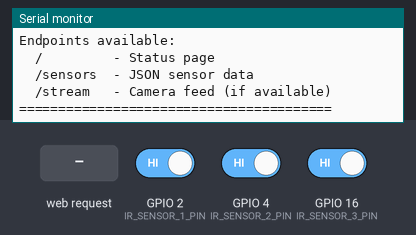
The sketch below on a simulated ESP32. Parts: the last lines printed to the serial monitor. The inputs (shaded band) are chosen by the test bench; at power-on: GPIO 2 (IR_SENSOR_1_PIN) HIGH, GPIO 4 (IR_SENSOR_2_PIN) HIGH, GPIO 16 (IR_SENSOR_3_PIN) HIGH. WiFi joins after 1.5 s; servers stay silent unless stated; the camera gives no picture.

Above: at 4.0 s.
4.1 s: HTTP request GET /stream received
At 4.8 s:
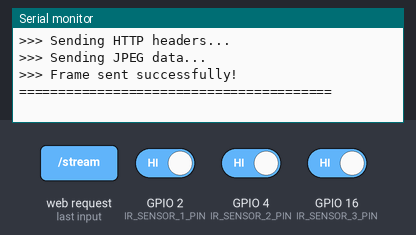
5.6 s: HTTP request GET /sensors received
At 6.8 s:
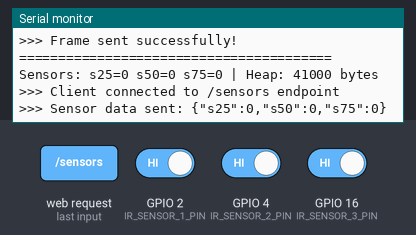
7.1 s: HTTP request GET / received
At 8.2 s:
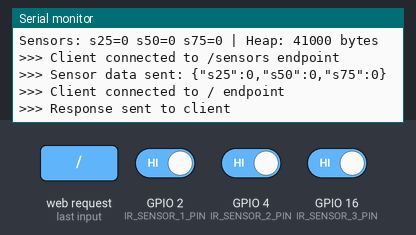
8.6 s: GPIO 2 (IR_SENSOR_1_PIN) driven LOW
At 10.4 s:
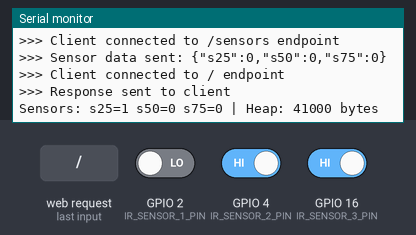

The sketch:

main.ino
```cpp
/*
 * ============================================================
 * ADAPTIVE TRAFFIC SIGNAL SYSTEM - ESP32-CAM NODE
 * ============================================================
 * Functions:
 *  - Capture camera frames (OV2640)
 *  - Read IR sensors for queue detection
 *  - Serve MJPEG stream over HTTP
 *  - Provide sensor data via REST API
 *
 * Hardware: AI-Thinker ESP32-CAM + 3x FC-51 IR Sensors
 *
 * API Endpoints:
 *  GET  /stream  - Returns JPEG frame (image/jpeg)
 *  GET  /sensors - Returns JSON: {"s25":int, "s50":int, "s75":int}
 *
 * ============================================================
 */

#include "WiFi.h"
#include "WebServer.h"
#include "esp_camera.h"
#include "config.h"
#include "camera_config.h"
#include "ir_sensors.h"

// ============================================================
// WEB SERVER
// ============================================================
WebServer server(SERVER_PORT);

// ============================================================
// CAMERA STATUS
// ============================================================
bool cameraInitialized = false;

// ============================================================
// SETUP FUNCTION
// ============================================================
void setup() {
  Serial.begin(115200);
  delay(1000);  // Wait for Serial to settle
  Serial.println();
  Serial.println("========================================");
  Serial.println("Adaptive Traffic Signal - ESP32-CAM Node");
  Serial.println("========================================");
  Serial.println("Serial monitor: Set to 115200 baud");

  // Show free heap before WiFi
  Serial.printf("Free heap before WiFi: %u bytes\n", ESP.getFreeHeap());

  // Initialize WiFi as Station
  Serial.println("Starting WiFi...");
  Serial.print("Connecting to: ");
  Serial.println(WIFI_SSID);

  WiFi.mode(WIFI_STA);
  WiFi.setSleep(false);  // Disable WiFi sleep for stability

  Serial.println("Beginning WiFi connection...");
  WiFi.begin(WIFI_SSID, WIFI_PASSWORD);

  // Connection loop with watchdog-friendly delays
  int attempts = 0;
  while (WiFi.status() != WL_CONNECTED && attempts < 40) {
    delay(100);
    yield();  // Feed watchdog
    if (attempts % 5 == 0) {
      Serial.print(".");
    }
    attempts++;
  }

  // Show connection result
  if (WiFi.status() == WL_CONNECTED) {
    Serial.println("\n========================================");
    Serial.println("WiFi connected!");
    Serial.print("IP Address: ");
    Serial.println(WiFi.localIP());
    Serial.printf("Free heap after WiFi: %u bytes\n", ESP.getFreeHeap());
  } else {
    Serial.println("\nWiFi connection FAILED!");
    Serial.println("Check: 1) Dev Board is powered on");
    Serial.println("        2) Dev Board AP 'TrafficSignal_Dev' is visible");
    Serial.println("        3) Password is correct: 12345678");
    Serial.println("Continuing anyway...");
  }

  // Initialize camera
  Serial.println("========================================");
  setupCamera();

  // Initialize IR sensors
  setupIRSensors();

  // Setup HTTP endpoints
  setupServer();

  // Start server
  server.begin();
  Serial.println("HTTP server started");
  Serial.println("========================================");
  Serial.println("SERVER READY AND LISTENING");
  Serial.printf("Access via browser: http://%s/\n", WiFi.localIP().toString().c_str());
  Serial.println("Endpoints available:");
  Serial.println("  /         - Status page");
  Serial.println("  /sensors  - JSON sensor data");
  Serial.println("  /stream   - Camera feed (if available)");
  Serial.println("========================================");
}

// ============================================================
// MAIN LOOP
// ============================================================
void loop() {
  server.handleClient();

  // Read sensors (keeps state updated)
  SensorState state = readIRSensors();

  // Print sensor state every 5 seconds (using single printf to avoid buffer issues)
  static unsigned long lastPrint = 0;
  if (millis() - lastPrint > 5000) {
    Serial.printf("Sensors: s25=%d s50=%d s75=%d | Heap: %u bytes\n",
                  state.s25, state.s50, state.s75, ESP.getFreeHeap());
    lastPrint = millis();
  }
}

// ============================================================
// HTTP ENDPOINT HANDLERS
// ============================================================

// Handler: /stream - Returns single JPEG frame
void handleStream() {
  Serial.println("========================================");
  Serial.println(">>> Client connected to /stream endpoint");

  // Check if camera is initialized
  if (!cameraInitialized) {
    Serial.println(">>> ERROR: Camera not available");
    server.send(503, "text/plain", "Camera not available");
    return;
  }

  // Capture frame from camera
  Serial.println(">>> Capturing frame...");
  camera_fb_t * fb = esp_camera_fb_get();
  if (!fb) {
    Serial.println(">>> ERROR: Camera capture failed - NULL framebuffer");
    server.send(500, "text/plain", "Camera capture failed");
    return;
  }

  Serial.printf(">>> Frame info:\n");
  Serial.printf("    - Size: %d bytes\n", fb->len);
  Serial.printf("    - Width: %d pixels\n", fb->width);
  Serial.printf("    - Height: %d pixels\n", fb->height);
  Serial.printf("    - Format: %d\n", fb->format);

  // Check if frame size is reasonable
  if (fb->len < 100) {
    Serial.println(">>> WARNING: Frame size too small, camera may not be working properly");
  }

  // Get client and send HTTP headers + body
  WiFiClient client = server.client();

  Serial.println(">>> Sending HTTP headers...");
  // Send HTTP response headers
  client.println("HTTP/1.1 200 OK");
  client.println("Content-Type: image/jpeg");
  client.println("Content-Disposition: inline; filename=capture.jpg");
  client.printf("Content-Length: %d\r\n", fb->len);
  client.println("Access-Control-Allow-Origin: *");
  client.println("Connection: close");
  client.println();

  Serial.println(">>> Sending JPEG data...");
  // Send JPEG binary data
  client.write(fb->buf, fb->len);
  client.flush();

  // Return frame buffer
  esp_camera_fb_return(fb);

  Serial.println(">>> Frame sent successfully!");
  Serial.println("========================================");
}

// Handler: /sensors - Returns JSON with sensor states
void handleSensors() {
  Serial.println(">>> Client connected to /sensors endpoint");
  String json = getSensorsJSON();
  server.sendHeader("Access-Control-Allow-Origin", "*");
  server.send(200, "application/json", json);
  Serial.println(">>> Sensor data sent: " + json);
}

// Handler: / - Root endpoint with system info
void handleRoot() {
  Serial.println(">>> Client connected to / endpoint");
  String html = "<html><head><title>ESP32-CAM Traffic Node</title>";
  html += "<style>body{font-family:Arial;margin:40px;}h1{color:#333;}";
  html += ".info{background:#f0f0f0;padding:20px;border-radius:8px;margin:20px 0;}";
  html += "a{display:inline-block;padding:10px 20px;background:#007bff;";
  html += "color:white;text-decoration:none;border-radius:5px;margin:5px;}";
  html += "a:hover{background:#0056b3;}</style></head><body>";
  html += "<h1>ESP32-CAM Traffic Node</h1>";
  html += "<div class='info'>";
  html += "<p><strong>Status:</strong> Online</p>";
  html += "<p><strong>Camera:</strong> " + String(cameraInitialized ? "Ready" : "Not Available") + "</p>";
  html += "<p><strong>IP Address:</strong> " + WiFi.localIP().toString() + "</p>";
  html += "<p><strong>Free Memory:</strong> " + String(ESP.getFreeHeap() / 1024) + " KB</p>";
  html += "</div>";
  html += "<h3>Available Endpoints:</h3>";
  html += "<a href='/stream'>/stream</a> - Live video feed<br><br>";
  html += "<a href='/sensors'>/sensors</a> - IR sensor data (JSON)";
  html += "</body></html>";
  server.send(200, "text/html", html);
  Serial.println(">>> Response sent to client");
}

// Handler: 404 Not Found
void handleNotFound() {
  server.send(404, "text/plain", "Not Found");
}

// ============================================================
// SERVER SETUP
// ============================================================
void setupServer() {
  // Register endpoints
  server.on("/stream", HTTP_GET, handleStream);
  server.on("/sensors", HTTP_GET, handleSensors);
  server.on("/", HTTP_GET, handleRoot);

  // 404 handler
  server.onNotFound(handleNotFound);

  // Enable CORS for all requests
  server.enableCORS(true);
}
```

ir_sensors.h
```cpp
#ifndef IR_SENSORS_H
#define IR_SENSORS_H

#include <Arduino.h>
#include "config.h"

// ============================================================
// IR SENSOR STATE STRUCTURE
// ============================================================
struct SensorState {
  bool s25;  // Sensor at 25% distance (near lane)
  bool s50;  // Sensor at 50% distance (mid lane)
  bool s75;  // Sensor at 75% distance (far lane)
};

SensorState currentSensorState = {0, 0, 0};
unsigned long lastSensorRead = 0;

// Forward declaration
SensorState readIRSensors();

// ============================================================
// INITIALIZE IR SENSORS
// ============================================================
void setupIRSensors() {
  pinMode(IR_SENSOR_1_PIN, INPUT_PULLUP);
  pinMode(IR_SENSOR_2_PIN, INPUT_PULLUP);
  pinMode(IR_SENSOR_3_PIN, INPUT_PULLUP);

  Serial.println("========================================");
  Serial.println("IR Sensors configured:");
  Serial.printf("  Sensor 1 (25%%): GPIO %d\n", IR_SENSOR_1_PIN);
  Serial.printf("  Sensor 2 (50%%): GPIO %d\n", IR_SENSOR_2_PIN);
  Serial.printf("  Sensor 3 (75%%): GPIO %d\n", IR_SENSOR_3_PIN);
  Serial.println("Mode: PULLUP (LOW = vehicle detected)");
  Serial.println("========================================");

  // Read initial state
  SensorState initialState = readIRSensors();
  Serial.printf("Initial sensor state: s25=%d s50=%d s75=%d\n",
                initialState.s25, initialState.s50, initialState.s75);

  if (initialState.s50 == 1) {
    Serial.println(">>> NOTE: Sensor 2 reading HIGH (vehicle detected)");
    Serial.println("    If no sensor connected, this is normal (floating pin)");
  }
}

// ============================================================
// READ IR SENSORS WITH DEBOUNCING
// ============================================================
SensorState readIRSensors() {
  SensorState state;
  unsigned long currentTime = millis();

  // Only read at specified interval
  if (currentTime - lastSensorRead < SENSOR_READ_INTERVAL_MS) {
    return currentSensorState;
  }
  lastSensorRead = currentTime;

  // FC-51 IR sensor: LOW = vehicle detected, HIGH = clear
  // Using digitalRead() with PULLUP means:
  // - LOW (0) = sensor triggered (vehicle detected)
  // - HIGH (1) = sensor clear (no vehicle)

  int raw1 = digitalRead(IR_SENSOR_1_PIN);
  int raw2 = digitalRead(IR_SENSOR_2_PIN);
  int raw3 = digitalRead(IR_SENSOR_3_PIN);

  // Invert logic: LOW from sensor = vehicle detected (1)
  state.s25 = (raw1 == LOW) ? 1 : 0;
  state.s50 = (raw2 == LOW) ? 1 : 0;
  state.s75 = (raw3 == LOW) ? 1 : 0;

  currentSensorState = state;

  return state;
}

// ============================================================
// GET SENSOR STATE AS JSON STRING
// ============================================================
String getSensorsJSON() {
  SensorState state = readIRSensors();
  // Use snprintf for better memory efficiency
  char buffer[64];
  snprintf(buffer, sizeof(buffer), "{\"s25\":%d,\"s50\":%d,\"s75\":%d}",
           state.s25 ? 1 : 0, state.s50 ? 1 : 0, state.s75 ? 1 : 0);
  return String(buffer);
}

#endif // IR_SENSORS_H
```

camera_config.h
```cpp
#ifndef CAMERA_CONFIG_H
#define CAMERA_CONFIG_H

#include "config.h"
#include "esp_camera.h"

// External flag to track camera status
extern bool cameraInitialized;

// ============================================================
// CAMERA CONFIGURATION
// ============================================================
// Configure camera settings for OV2640
void setupCamera() {
  Serial.println("Checking for camera module...");

  camera_config_t config;
  config.ledc_channel = LEDC_CHANNEL_0;
  config.ledc_timer = LEDC_TIMER_0;
  config.pin_d0 = Y2_GPIO_NUM;
  config.pin_d1 = Y3_GPIO_NUM;
  config.pin_d2 = Y4_GPIO_NUM;
  config.pin_d3 = Y5_GPIO_NUM;
  config.pin_d4 = Y6_GPIO_NUM;
  config.pin_d5 = Y7_GPIO_NUM;
  config.pin_d6 = Y8_GPIO_NUM;
  config.pin_d7 = Y9_GPIO_NUM;
  config.pin_xclk = XCLK_GPIO_NUM;
  config.pin_pclk = PCLK_GPIO_NUM;
  config.pin_vsync = VSYNC_GPIO_NUM;
  config.pin_href = HREF_GPIO_NUM;
  config.pin_sccb_sda = SIOD_GPIO_NUM;
  config.pin_sccb_scl = SIOC_GPIO_NUM;
  config.pin_pwdn = PWDN_GPIO_NUM;
  config.pin_reset = RESET_GPIO_NUM;
  config.xclk_freq_hz = 20000000;
  config.pixel_format = PIXFORMAT_JPEG;
  config.frame_size = FRAMESIZE_QVGA;
  config.jpeg_quality = 12;
  config.fb_count = 1;

  // Try to initialize camera
  Serial.println("Attempting camera initialization...");
  esp_err_t err = esp_camera_init(&config);

  if (err != ESP_OK) {
    Serial.printf("Camera not detected (error 0x%x)\n", err);
    Serial.println(">>> CAMERA MODULE NOT CONNECTED <<<");
    Serial.println("System will continue in sensor-only mode");
    Serial.println("To use camera: Connect OV2640 camera module to ESP32-CAM board");
    cameraInitialized = false;
    return;
  }

  // Camera detected - configure it
  Serial.println("Camera module detected!");
  cameraInitialized = true;

  sensor_t * s = esp_camera_sensor_get();
  if (s) {
    s->set_brightness(s, 0);
    s->set_contrast(s, 0);
    s->set_saturation(s, 0);
    s->set_whitebal(s, 1);
    s->set_awb_gain(s, 1);
    s->set_aec2(s, 1);
    s->set_aec_value(s, 300);
    s->set_gainceiling(s, GAINCEILING_8X);
    s->set_bpc(s, 0);
    s->set_wpc(s, 1);
    s->set_raw_gma(s, 1);
    s->set_lenc(s, 1);
    s->set_hmirror(s, 0);
    s->set_vflip(s, 0);
    s->set_dcw(s, 1);
    s->set_colorbar(s, 0);
  }

  Serial.println("Camera initialized successfully!");
}

#endif // CAMERA_CONFIG_H
```

config.h
```cpp
#ifndef CONFIG_H
#define CONFIG_H

// ============================================================
// WIFI CREDENTIALS - CONNECT TO ESP32 DEV BOARD AP
// ============================================================
const char* WIFI_SSID = "TrafficSignal_Dev";
const char* WIFI_PASSWORD = "12345678";

// ============================================================
// SERVER SETTINGS
// ============================================================
const int SERVER_PORT = 80;

// ============================================================
// IR SENSOR PINS (AI-Thinker ESP32-CAM - Only 3 free GPIOs)
// ============================================================
const int IR_SENSOR_1_PIN = 2;   // 25% queue / near lane
const int IR_SENSOR_2_PIN = 4;   // 50% queue / mid lane
const int IR_SENSOR_3_PIN = 16;  // 75% queue / far lane

// ============================================================
// CAMERA SETTINGS
// ============================================================
// OV2640 camera pins for AI-Thinker ESP32-CAM
#define PWDN_GPIO_NUM     32
#define RESET_GPIO_NUM    -1
#define XCLK_GPIO_NUM      0
#define SIOD_GPIO_NUM     26
#define SIOC_GPIO_NUM     27

#define Y9_GPIO_NUM       35
#define Y8_GPIO_NUM       34
#define Y7_GPIO_NUM       39
#define Y6_GPIO_NUM       36
#define Y5_GPIO_NUM       21
#define Y4_GPIO_NUM       19
#define Y3_GPIO_NUM       18
#define Y2_GPIO_NUM        5
#define VSYNC_GPIO_NUM    25
#define HREF_GPIO_NUM     23
#define PCLK_GPIO_NUM     22

// ============================================================
// SENSOR SETTINGS
// ============================================================
const int SENSOR_DEBOUNCE_MS = 50;  // Debounce delay for IR sensors
const unsigned long SENSOR_READ_INTERVAL_MS = 100;  // Read sensors every 100ms

#endif // CONFIG_H
```

Measured:
- after the input at 4.1 s, the serial monitor: prints a new line at once (image 1)
- after the input at 5.6 s, the serial monitor: prints a new line at once (image 2)
- after the input at 7.1 s, the serial monitor: prints a new line at once (image 3)
- after the input at 8.6 s, the serial monitor: prints a new line after 1.4 s (image 4)
